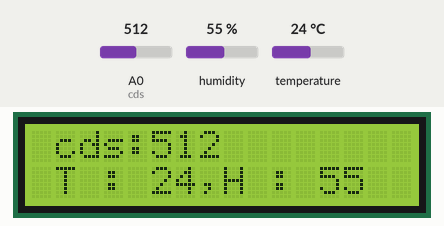
This sketch was run on a simulated Arduino Uno, built with avr-gcc and run on an emulated ATmega328P. On the bench: 16×2 character LCD. Inputs (shaded band) come from the test bench; at power-on: humidity 55 %, A0 (cds) = 512, temperature 24 °C. What the sketch prints to the serial monitor is not drawn.

Above: at 1.3 s.
1.4 s: humidity set to 22 %
At 3.1 s:
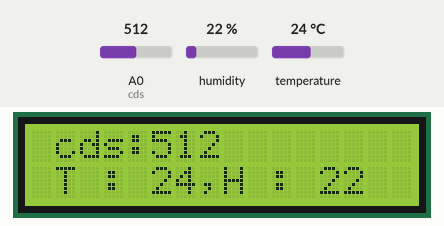
3.7 s: A0 (cds) set to 716
At 5.5 s:
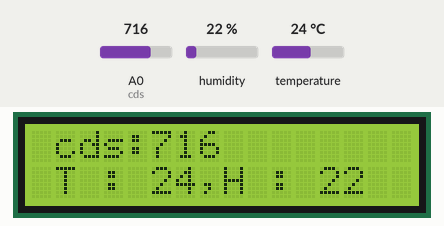
5.8 s: temperature set to 12 °C
At 7.6 s:
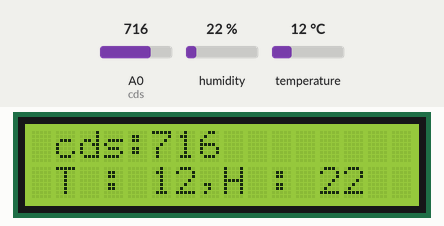
7.9 s: A0 (cds) set to 900
At 9.0 s:
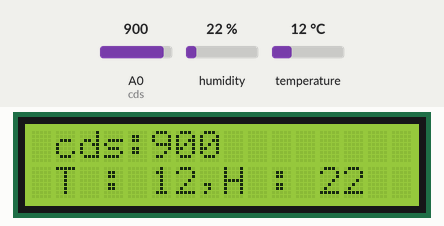
10.0 s: humidity set to 40 %
At 11.4 s:
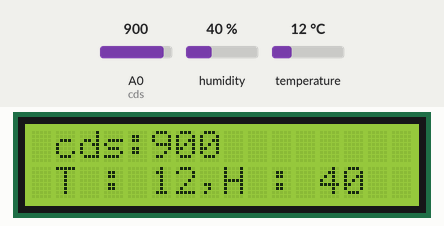
12.1 s: A0 (cds) set to 1023
At 13.8 s:
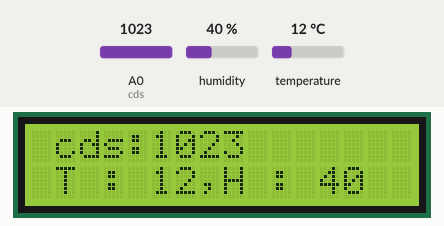
Timing chart, 0 to 15.2 s (numbered marks = the images above; inputs shaded):
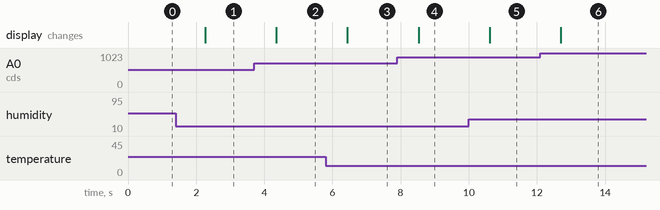

The sketch:

cds_dht_lcd.ino
```cpp
#include <Wire.h>
#include <LiquidCrystal_I2C.h>
#include <SimpleDHT.h>
LiquidCrystal_I2C lcd(0x3F,16,2);  // set the LCD address to 0x27 for a 16 chars and 2 line display
int cds = A0;
int cdsValue = 0 ; // value read from the pot
int pinDHT11 = 2;
SimpleDHT11 dht11(pinDHT11);
void setup() {
  Serial.begin(9600);
  lcd.init();                      // initialize the lcd
  lcd.init();
  // Print a message to the LCD.
  lcd.backlight();

}
void loop() {
cdsValue  = analogRead(cds); // read the analog in value:
lcd.setCursor(1,0);
lcd.print("cds:");
lcd.print(cdsValue);
 Serial.println("=================================");
  Serial.println("Sample DHT11...");

  // read without samples.
  byte temperature = 0;
  byte humidity = 0;
  int err = SimpleDHTErrSuccess;
  if ((err = dht11.read(&temperature, &humidity, NULL)) != SimpleDHTErrSuccess) {
    Serial.print("Read DHT11 failed, err="); Serial.print(SimpleDHTErrCode(err));
    Serial.print(","); Serial.println(SimpleDHTErrDuration(err)); delay(1000);
    return;}
    lcd.setCursor(1,1);
    lcd.print("T : ");
    lcd.print(temperature);
    lcd.print(",H : ");
    lcd.print(humidity);
    delay(1000);
  }
```

Measured:
- after the input at 1.4 s, the display: changes after 0.86 s (image 1)
- after the input at 3.7 s, the display: changes after 0.65 s (image 2)
- after the input at 5.8 s, the display: changes after 0.64 s (image 3)
- after the input at 7.9 s, the display: changes after 0.63 s (image 4)
- after the input at 10.0 s, the display: changes after 0.61 s (image 5)
- after the input at 12.1 s, the display: changes after 0.60 s (image 6)
